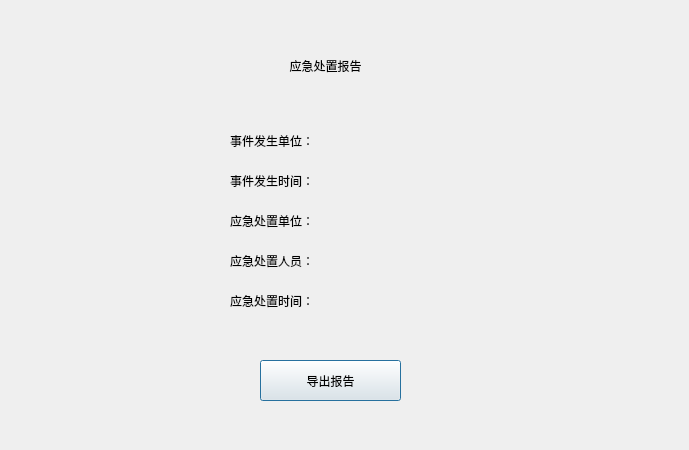
<?xml version="1.0" encoding="UTF-8"?>
<ui version="4.0">
 <class>wordDialog</class>
 <widget class="QDialog" name="wordDialog">
  <property name="geometry">
   <rect>
    <x>0</x>
    <y>0</y>
    <width>689</width>
    <height>450</height>
   </rect>
  </property>
  <property name="windowTitle">
   <string>Dialog</string>
  </property>
  <widget class="QLabel" name="label">
   <property name="geometry">
    <rect>
     <x>230</x>
     <y>40</y>
     <width>191</width>
     <height>51</height>
    </rect>
   </property>
   <property name="styleSheet">
    <string notr="true">font: 75 16pt &quot;Agency FB&quot;;</string>
   </property>
   <property name="text">
    <string>应急处置报告</string>
   </property>
   <property name="alignment">
    <set>Qt::AlignCenter</set>
   </property>
  </widget>
  <widget class="QLabel" name="label_2">
   <property name="geometry">
    <rect>
     <x>230</x>
     <y>120</y>
     <width>101</width>
     <height>41</height>
    </rect>
   </property>
   <property name="styleSheet">
    <string notr="true">font: 11pt &quot;Agency FB&quot;;</string>
   </property>
   <property name="text">
    <string>事件发生单位：</string>
   </property>
  </widget>
  <widget class="QLabel" name="label_3">
   <property name="geometry">
    <rect>
     <x>230</x>
     <y>160</y>
     <width>101</width>
     <height>41</height>
    </rect>
   </property>
   <property name="styleSheet">
    <string notr="true">font: 11pt &quot;Agency FB&quot;;</string>
   </property>
   <property name="text">
    <string>事件发生时间：</string>
   </property>
  </widget>
  <widget class="QLabel" name="label_4">
   <property name="geometry">
    <rect>
     <x>230</x>
     <y>200</y>
     <width>101</width>
     <height>41</height>
    </rect>
   </property>
   <property name="styleSheet">
    <string notr="true">font: 11pt &quot;Agency FB&quot;;</string>
   </property>
   <property name="text">
    <string>应急处置单位：</string>
   </property>
  </widget>
  <widget class="QLabel" name="label_5">
   <property name="geometry">
    <rect>
     <x>230</x>
     <y>240</y>
     <width>101</width>
     <height>41</height>
    </rect>
   </property>
   <property name="styleSheet">
    <string notr="true">font: 11pt &quot;Agency FB&quot;;</string>
   </property>
   <property name="text">
    <string>应急处置人员：</string>
   </property>
  </widget>
  <widget class="QLabel" name="label_6">
   <property name="geometry">
    <rect>
     <x>230</x>
     <y>280</y>
     <width>101</width>
     <height>41</height>
    </rect>
   </property>
   <property name="styleSheet">
    <string notr="true">font: 11pt &quot;Agency FB&quot;;</string>
   </property>
   <property name="text">
    <string>应急处置时间：</string>
   </property>
  </widget>
  <widget class="QLabel" name="resLabel_1">
   <property name="geometry">
    <rect>
     <x>350</x>
     <y>120</y>
     <width>191</width>
     <height>41</height>
    </rect>
   </property>
   <property name="styleSheet">
    <string notr="true">font: 11pt &quot;Agency FB&quot;;</string>
   </property>
   <property name="text">
    <string/>
   </property>
  </widget>
  <widget class="QLabel" name="resLabel_2">
   <property name="geometry">
    <rect>
     <x>350</x>
     <y>160</y>
     <width>191</width>
     <height>41</height>
    </rect>
   </property>
   <property name="styleSheet">
    <string notr="true">font: 11pt &quot;Agency FB&quot;;</string>
   </property>
   <property name="text">
    <string/>
   </property>
  </widget>
  <widget class="QLabel" name="resLabel_3">
   <property name="geometry">
    <rect>
     <x>350</x>
     <y>200</y>
     <width>191</width>
     <height>41</height>
    </rect>
   </property>
   <property name="styleSheet">
    <string notr="true">font: 11pt &quot;Agency FB&quot;;</string>
   </property>
   <property name="text">
    <string/>
   </property>
  </widget>
  <widget class="QLabel" name="resLabel_4">
   <property name="geometry">
    <rect>
     <x>350</x>
     <y>240</y>
     <width>191</width>
     <height>41</height>
    </rect>
   </property>
   <property name="styleSheet">
    <string notr="true">font: 11pt &quot;Agency FB&quot;;</string>
   </property>
   <property name="text">
    <string/>
   </property>
  </widget>
  <widget class="QLabel" name="resLabel_5">
   <property name="geometry">
    <rect>
     <x>350</x>
     <y>280</y>
     <width>191</width>
     <height>41</height>
    </rect>
   </property>
   <property name="styleSheet">
    <string notr="true">font: 11pt &quot;Agency FB&quot;;</string>
   </property>
   <property name="text">
    <string/>
   </property>
  </widget>
  <widget class="QPushButton" name="wordButton">
   <property name="geometry">
    <rect>
     <x>260</x>
     <y>360</y>
     <width>141</width>
     <height>41</height>
    </rect>
   </property>
   <property name="text">
    <string>导出报告</string>
   </property>
  </widget>
 </widget>
 <resources/>
 <connections/>
</ui>
